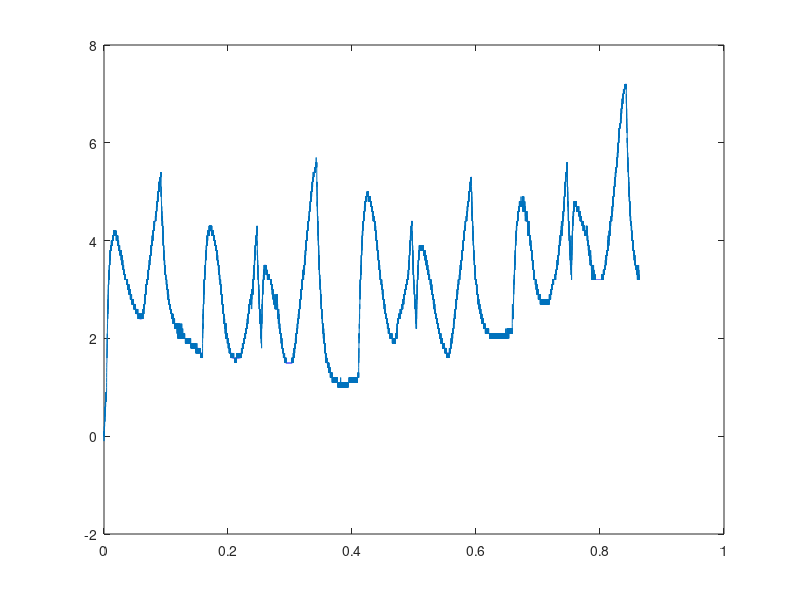

The MATLAB source for this figure: (Note: this script raises an error after producing the figure.)
clear all
close all
% dTemp=T-Te
% C*(dT/dt)= -k1(T-Te) + k2Iq + K3Iq_rms + k4Id + k5Id_rms + k10Pw +
% k11pw_rms +k20Vel + k21Vel_rms

load("test_20220111_181745.mat");

t_days=(experiment.time-experiment.time(1))';
t_minutes=(t_days)*24*60;
t=t_days;
T=experiment.Temperature;
Te=T(1);
Id_rms=experiment.Id;
Id=experiment.mean_Id.^2;
Iq_rms=experiment.Iq;
Iq=experiment.mean_Iq.^2;
Iout_rms=experiment.Iout;
Iout=experiment.mean_Iout.^2;
Vout_rms=experiment.Vout;
Vout=experiment.mean_Vout.^2;
vel_rms=experiment.Speed;
vel=experiment.mean_Speed.^2;

Temp=T-Te;
Pw_rms=Iout_rms.*Vout_rms;
Pws=Iout.*Vout;

param=[Id_rms,Id,Iq_rms,Iq,Pw_rms,Pws,vel_rms,vel];
 
figure(2)
plot(t,Temp)
hold on 
[VALp,PKp] = findpeaks(Temp,'MinPeakProminence', 0.5);
plot(t,Temp,t(PKp),Temp(PKp),'r*') 
hold on 
[VALn,PKn] = findpeaks(-Temp,'MinPeakProminence', 0.5);
plot(t,Temp,t(PKn),Temp(PKn),'b*')

pause

Temp1=Temp(1:PKp(1));
t1=t(1:PKp(1));
param1=param(1:PKp(1),:);
coef=Temp1\param1;
Stima=coef*param1';

figure(1)
plot(t1,Temp1)
hold on
plot(t1,Stima,'--')
legend('Temperature','Stima')

